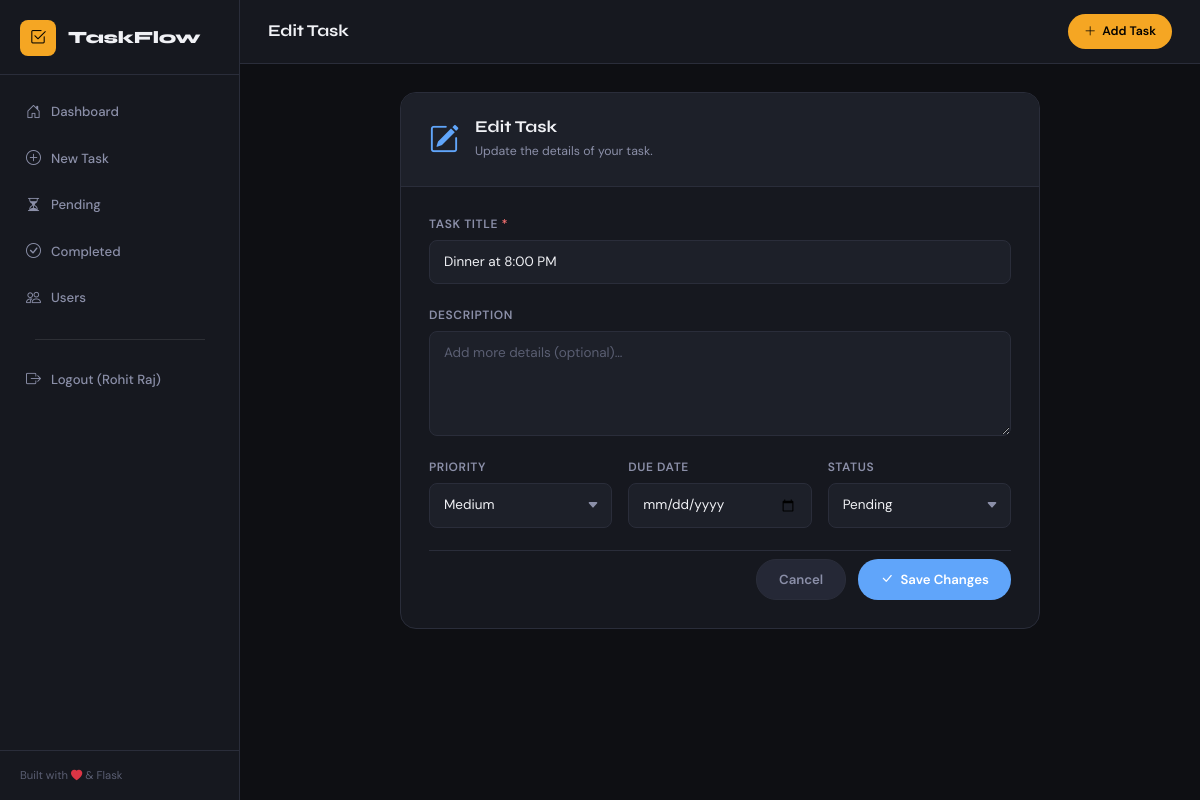
The app's page /update/3 (signed in) with its own data.
### app.py (models this page shows, shortened)
class User(UserMixin, db.Model):
    __tablename__ = 'users'
    id = db.Column(db.Integer, primary_key=True)
    username = db.Column(db.String(150), unique=True, nullable=False)
    password_hash = db.Column(db.String(256), nullable=False)
    tasks = db.relationship('Task', backref='owner', lazy=True, cascade='all, delete-orphan')

class Task(db.Model):
    __tablename__ = 'tasks'
    id          = db.Column(db.Integer, primary_key=True)
    title       = db.Column(db.String(200), nullable=False)
    description = db.Column(db.Text, nullable=True)
    status      = db.Column(db.String(20), default='Pending')        # Pending / Completed
    priority    = db.Column(db.String(10), default='Medium')         # Low / Medium / High
    due_date    = db.Column(db.Date, nullable=True)
    created_at  = db.Column(db.DateTime, default=datetime.utcnow)
    user_id     = db.Column(db.Integer, db.ForeignKey('users.id'), nullable=False)
    def due_date_str(self):
        return self.due_date.strftime('%Y-%m-%d') if self.due_date else ''

### app.py (the view, shortened to what this page needs)
@app.route('/update/<int:task_id>', methods=['GET', 'POST'])
@login_required
def update_task(task_id):
    task = Task.query.filter_by(id=task_id, user_id=current_user.id).first_or_404()
    return render_template('update_task.html', task=task)

### app.py (called while the page is built)
@login_manager.user_loader
def load_user(user_id):
    return User.query.get(int(user_id))

### templates/update_task.html (shortened to what this page needs)
{% extends "base.html" %}
{% block page_title %}Edit Task{% endblock %}
{% block content %}
<div class="form-page">
  <div class="form-card">
    <div class="form-card-header">
      <i class="bi bi-pencil-square form-icon form-icon-edit"></i>
      <div>
        <h2 class="form-heading">Edit Task</h2>
        <p class="form-sub">Update the details of your task.</p>
      </div>
    </div>
    <form method="POST" action="{{ url_for('update_task', task_id=task.id) }}" class="task-form" novalidate>
      <div class="field-group">
        <label for="title" class="field-label">Task Title <span class="required">*</span></label>
        <input
          type="text"
          id="title"
          name="title"
          class="field-input"
          placeholder="What needs to be done?"
          value="{{ task.title }}"
          maxlength="200"
          required
          autofocus
        />
      </div>
      <div class="field-group">
        <label for="description" class="field-label">Description</label>
        <textarea
          id="description"
          name="description"
          class="field-input field-textarea"
          placeholder="Add more details (optional)…"
          rows="4"
        >{{ task.description or '' }}</textarea>
      </div>
      <div class="field-row">
        <div class="field-group">
          <label for="priority" class="field-label">Priority</label>
          <select id="priority" name="priority" class="field-input field-select">
            {% for p in ['Low', 'Medium', 'High'] %}
              <option value="{{ p }}" {% if task.priority == p %}selected{% endif %}>{{ p }}</option>
            {% endfor %}
          </select>
        </div>
        <div class="field-group">
          <label for="due_date" class="field-label">Due Date</label>
          <input
            type="date"
            id="due_date"
            name="due_date"
            class="field-input"
            value="{{ task.due_date_str() }}"
          />
        </div>
        <div class="field-group">
          <label for="status" class="field-label">Status</label>
          <select id="status" name="status" class="field-input field-select">
            <option value="Pending"   {% if task.status == 'Pending'   %}selected{% endif %}>Pending</option>
          </select>
        </div>
      </div>
      <div class="form-actions">
        <a href="{{ url_for('index') }}" class="btn-secondary-main">Cancel</a>
        <button type="submit" class="btn-primary-main btn-edit-submit">
          <i class="bi bi-check-lg"></i> Save Changes
        </button>
      </div>
    </form>
  </div>
</div>
{% endblock %}

### templates/base.html (shortened to what this page needs)
<!DOCTYPE html>
<html lang="en">
<head>
  <link href="https://cdn.jsdelivr.net/npm/bootstrap@5.3.2/dist/css/bootstrap.min.css" rel="stylesheet" />
  <link href="https://cdn.jsdelivr.net/npm/bootstrap-icons@1.11.3/font/bootstrap-icons.min.css" rel="stylesheet" />
  <link rel="stylesheet" href="{{ url_for('static', filename='css/styles.css') }}" />
</head>
<body>
  <aside class="sidebar">
    <div class="sidebar-brand">
      <span class="brand-icon"><i class="bi bi-check2-square"></i></span>
      <span class="brand-name">TaskFlow</span>
    </div>
    <nav class="sidebar-nav">
      {% if current_user.is_authenticated %}
      <a href="{{ url_for('index') }}" class="nav-item {% if request.endpoint == 'index' %}active{% endif %}">
        <i class="bi bi-house-door"></i> Dashboard
      </a>
      <a href="{{ url_for('add_task') }}" class="nav-item {% if request.endpoint == 'add_task' %}active{% endif %}">
        <i class="bi bi-plus-circle"></i> New Task
      </a>
      <a href="{{ url_for('index', status='Pending') }}" class="nav-item">
        <i class="bi bi-hourglass-split"></i> Pending
      </a>
      <a href="{{ url_for('index', status='Completed') }}" class="nav-item">
        <i class="bi bi-check-circle"></i> Completed
      </a>
      <a href="{{ url_for('users_database') }}" class="nav-item {% if request.endpoint == 'users_database' %}active{% endif %}">
        <i class="bi bi-people"></i> Users
      </a>
      <hr style="margin: 1rem 1.5rem; opacity: 0.1;">
      <a href="{{ url_for('logout') }}" class="nav-item">
        <i class="bi bi-box-arrow-right"></i> Logout ({{ current_user.username }})
      </a>
      {% endif %}
    </nav>
    <div class="sidebar-footer">
      <span>Built with <i class="bi bi-heart-fill text-danger"></i> & Flask</span>
    </div>
  </aside>
  <main class="main-content">
    <header class="topbar">
      <div class="topbar-title">{% block page_title %}Dashboard{% endblock %}</div>
      <a href="{{ url_for('add_task') }}" class="btn-add-top">
        <i class="bi bi-plus-lg"></i> Add Task
      </a>
    </header>
    <div class="page-body">
      {% block content %}{% endblock %}
    </div>
  </main>
</body>
</html>

### records on screen
User: username "Rohit Raj"
Task: title "Dinner at 8:00 PM", priority "Medium", status "Pending"
